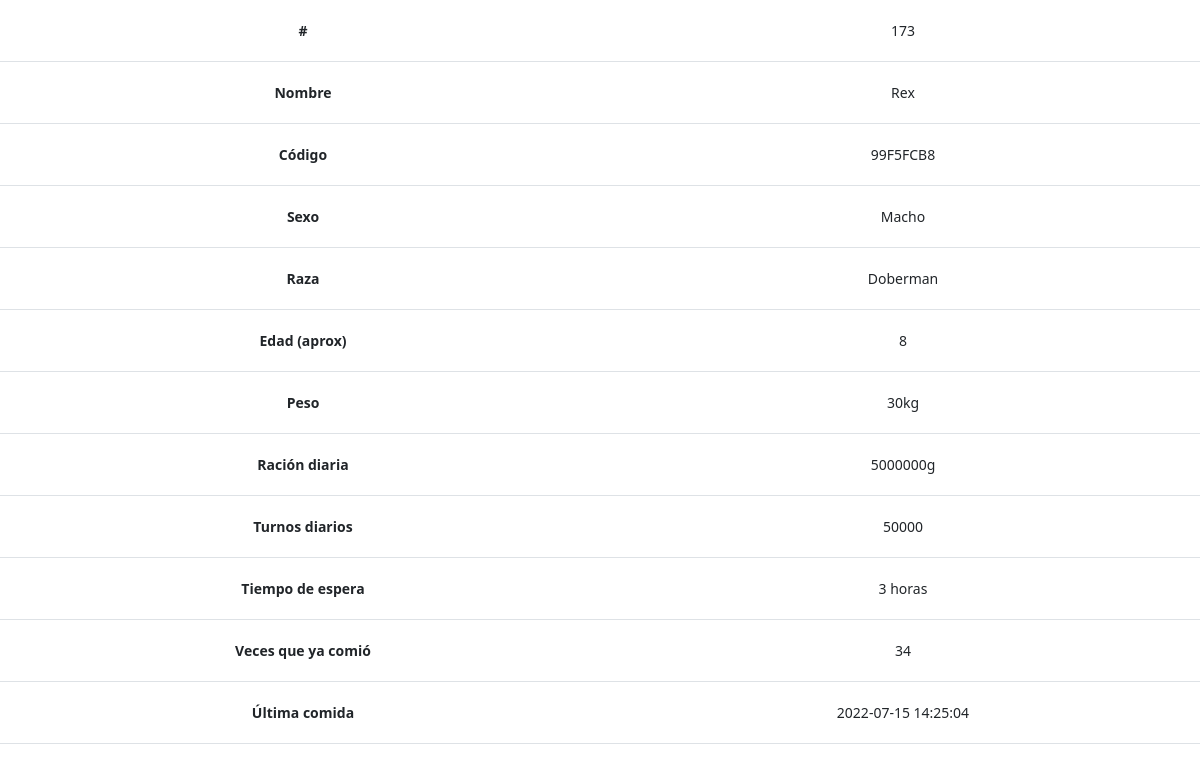
The page /verificado.php?id=99F5FCB8 (signed in) on the database as committed earlier.
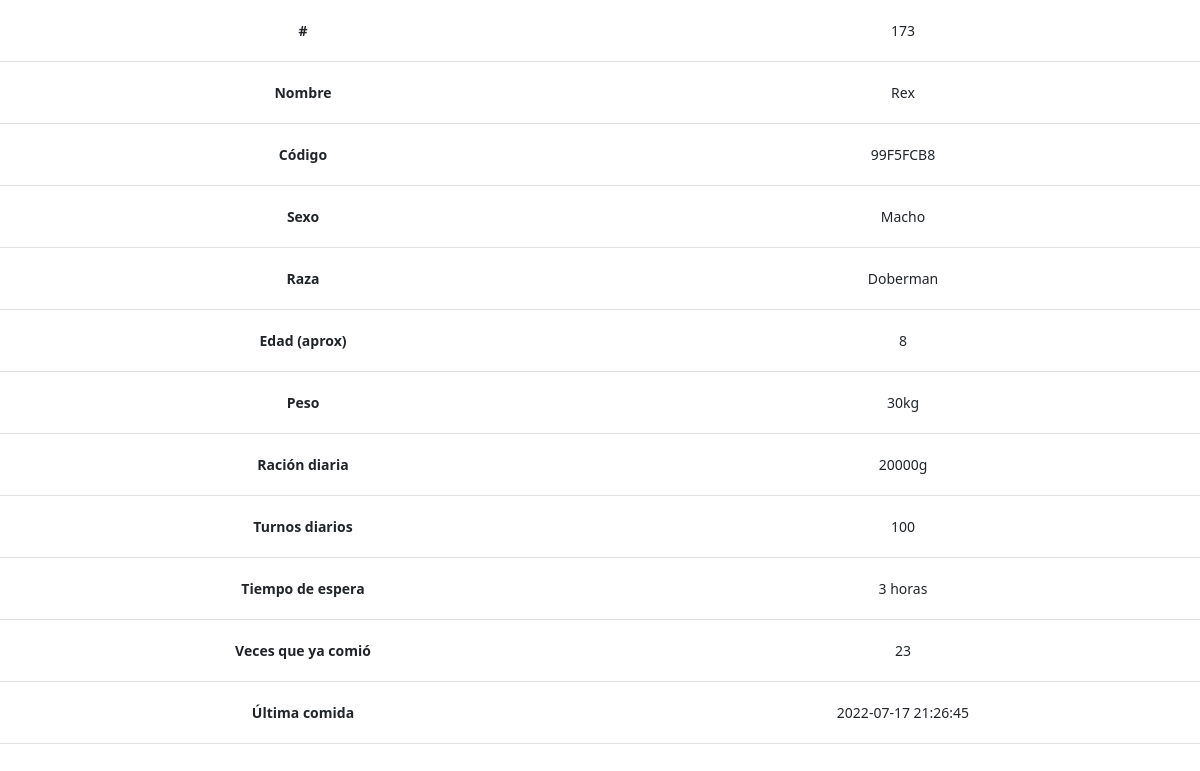
The same page on the database as committed later.
### tables this page shows
CREATE TABLE `perros` (
  `identificador` int(11) NOT NULL,
  `id` varchar(255) NOT NULL,
  `nombre` varchar(255) NOT NULL,
  `foto` varchar(255) NOT NULL,
  `sexo` enum('Macho','Hembra') NOT NULL,
  `raza` varchar(255) NOT NULL,
  `edad` int(11) NOT NULL,
  `peso` int(11) NOT NULL,
  `racion` int(11) NOT NULL,
  `turnos` int(11) NOT NULL,
  `cooldown` int(11) NOT NULL,
  `veces` varchar(255) NOT NULL,
  `ultimaEntrada` timestamp NOT NULL DEFAULT current_timestamp(),
  `ultimaSalida` timestamp NOT NULL DEFAULT current_timestamp(),
  `entro` tinyint(1) NOT NULL
);

### verificado.php (the view, shortened to what this page needs)
<?php
$id = null;
if (!empty($_GET['id'])) {
	$id = $_REQUEST['id'];
}
$pdo = Base::connect();
$pdo->setAttribute(PDO::ATTR_ERRMODE, PDO::ERRMODE_EXCEPTION);
$sql = "SELECT * FROM perros where id = ?";
$q = $pdo->prepare($sql);
$q->execute(array($id));
$datos = $q->fetch(PDO::FETCH_ASSOC);
?>
<!DOCTYPE html>
<html lang="es">
<html>
<head>
	<?php
	include 'comp/head.php';
	include 'comp/estilos.php';
	?>
</head>
<body>
	<table class="table tabla" id="datos-tabla" data-sorting="true">
		<tr>
			<td><b>#</b></td>
			<td><?php echo $datos['identificador']; ?></td>
		</tr>
		<tr>
			<td><b>Nombre</b></td>
			<td><?php echo $datos['nombre']; ?></td>
		</tr>
		<tr>
			<td><b>Código</b></td>
			<td><?php echo $datos['id']; ?></td>
		</tr>
		<tr>
			<td><b>Sexo</b></td>
			<td><?php echo $datos['sexo']; ?></td>
		</tr>
		<tr>
			<td><b>Raza</b></td>
			<td><?php echo $datos['raza']; ?></td>
		</tr>
		<tr>
			<td><b>Edad (aprox)</b></td>
			<td><?php echo $datos['edad']; ?> </td>
		</tr>
		<tr>
			<td><b>Peso</b></td>
			<td><?php echo $datos['peso']; ?>kg</td>
		</tr>
		<tr>
			<td><b>Ración diaria</b></td>
			<td><?php echo $datos['racion']; ?>g</td>
		</tr>
		<tr>
			<td><b>Turnos diarios</b></td>
			<td><?php echo $datos['turnos']; ?></td>
		</tr>
		<tr>
			<td><b>Tiempo de espera</b></td>
			<td><?php echo $datos['cooldown']; ?> horas</td>
		</tr>
		<tr>
			<td><b>Veces que ya comió</b></td>
			<td><?php echo $datos['veces']; ?></td>
		</tr>
		<tr>
			<td><b>Última comida</b></td>
			<td><?php echo $datos['ultimaEntrada']; ?></td>
		</tr>
	</table>
</body>
</html>

### comp/head.php (shortened to what this page needs)
<link href="https://cdn.jsdelivr.net/npm/bootstrap@5.2.0-beta1/dist/css/bootstrap.min.css" rel="stylesheet">
<link href="https://cdnjs.cloudflare.com/ajax/libs/font-awesome/4.7.0/css/font-awesome.min.css" rel="stylesheet"/>

### comp/estilos.php
<link href="css/estilos.css" rel="stylesheet">

### css/estilos.css (style rules this page uses)
:root { --negro: #1e2125; --gris: rgb(100, 100, 100); --principal: rgb(68, 18, 160); --bordes_tablas: #5f5f5f20; --fondo_tablas: #fff; --fondo: rgb(239, 241, 252); }
* { margin: 0; padding: 0; list-style: none; }
body { font-size: .875rem; }
.table { text-align: center; }
.table tr td { padding: 20px; }

Rows that differ between the two databases and show on the page:
changed perros "Rex": racion "5000000" → "20000"; turnos "50000" → "100"; veces "34" → "23"; ultimaEntrada "2022-07-15 14:25:04" → "2022-07-17 21:26:45"
